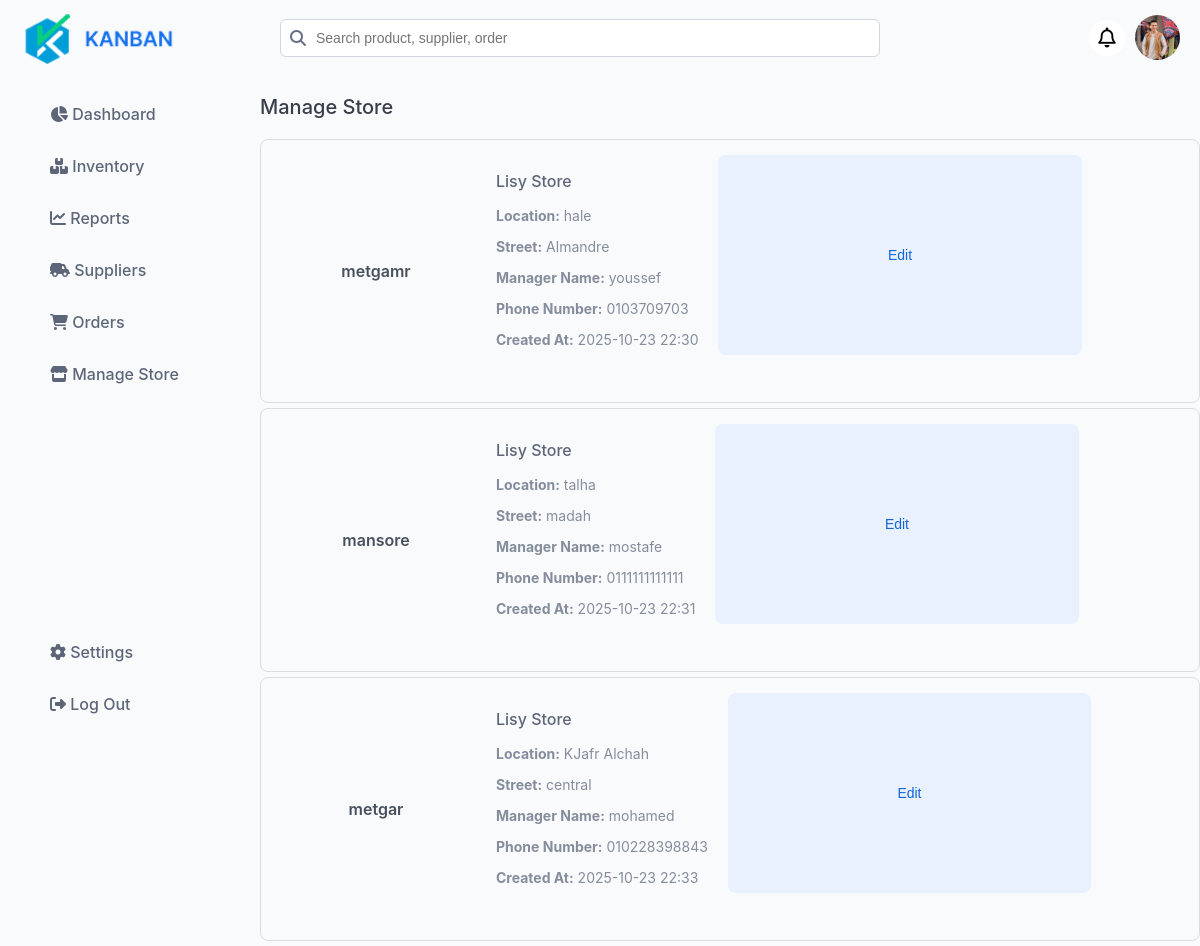
The page /manageStore/ on the database its author committed.
### home/models.py (models this page shows, shortened)
class ManageStore(models.Model):
    location = models.CharField(max_length=100)
    street = models.CharField(max_length=100)
    city = models.CharField(max_length=100, null=True, blank=True)
    manager_name = models.CharField(max_length=100, null=True, blank=True)
    phone_number = models.CharField(max_length=20, null=True, blank=True)
    created_at = models.DateTimeField(auto_now_add=True)

### home/views.py (the view)
# urls.py: path("manageStore/",views.manageStory ,name='manageStore'),
def manageStory(request):
    stores = ManageStore.objects.all()  # جلب كل الفروع أو المواقع من قاعدة البيانات
    return render(request, 'dashbord/ManageStore.html', {'location': stores})

### templates/dashbord/ManageStore.html (shortened to what this page needs)
 {% load static %}
<!DOCTYPE html>
<html lang="en">
<head>
</head>
<body>
    <div style="display: flex; width: 100%; height: 100vh;">
        {% include 'dashbord/sidpar.html' %}
        <div style="flex: 1; display: flex; flex-direction: column;">
            <header style="
            display: flex;
            justify-content: space-between;
            align-items: center;
            padding: 15px 20px;
            box-sizing: border-box;
            width: 100%;
        ">
                <div style="position: relative; flex: 1; max-width: 600px;">
                    <i class="fa-solid fa-magnifying-glass" style="
                    position: absolute;
                    left: 10px;
                    top: 50%;
                    transform: translateY(-50%);
                    color: #667085;
                "></i>
                    <input type="search" placeholder="Search product, supplier, order" style="
                    width: 100%;
                    padding: 10px 10px 10px 35px;
                    border: 1px solid #D0D5DD;
                    border-radius: 6px;
                    color: #48505E;
                    font-size: 14px;
                    outline: none;
                    box-sizing: border-box;
                ">
                </div>
                <div style="
                display: flex;
                align-items: center;
                gap: 10px;
                margin-left: 20px;
            ">
                    <div style="
                    display: flex;
                    justify-content: center;
                    align-items: center;
                    width: 36px;
                    height: 36px;
                    background-color: white;
                    border-radius: 50%;
                    cursor: pointer;
                ">
                        <i class="fa-regular fa-bell" style="font-size: 20px; color: black;"></i>
                    </div>
                    <img style="
                    width:45px;
                    height:45px;
                    border-radius: 50%;
                    object-fit: cover;
                " src="{% static 'home/images/d1e55b7819616382f49e957002d3eb63ebaec044.jpg' %}">
                </div>
            </header>
            <div>
                <h3 style="color:#383E49;font-size: 20px;font-weight: 500;">Manage Store</h3>
                {% for store in location %}
                <div style="display: flex; align-items: flex-start; justify-content: flex-start; gap: 20px; margin: 5px 0; padding: 15px; border: 1px solid #ddd; border-radius: 8px; background-color: #f9fafb;">
                    <p style="font-weight: 600; color: #48505E; min-width: 200px;height: 200px;display: flex;justify-content: center;align-items: center;">{{ store.city }}</p>
                    <div>
                        <P style="color:#5D6679; font-weight: 500;">Lisy Store</P>
                        <div class="infoLocation">
                            <p><strong>Location:</strong> {{ store.location }}</p>
                            <p><strong>Street:</strong> {{ store.street }}</p>
                            <p><strong>Manager Name:</strong> {{ store.manager_name }}</p>
                            <p><strong>Phone Number:</strong> {{ store.phone_number }}</p>
                            <p><strong>Created At:</strong> {{ store.created_at|date:"Y-m-d H:i" }}</p>
                        </div>
                    </div>
                    <button style="color:#1366D9 ;font-size: 14px;font-weight: 500;width: 40%;display: flex;justify-content: center;align-items: center;height: 200px;background-color:#E8F1FD ;">
                        Edit
                    </button>
                </div>
                {% endfor %}
            </div>
        </div>
    </div>
</body>
</html>

### templates/dashbord/sidpar.html (shortened to what this page needs)
{% load static %}
<!DOCTYPE html>
<html lang="en">
<head>
    <link rel="stylesheet" href="https://cdnjs.cloudflare.com/ajax/libs/font-awesome/6.6.0/css/all.min.css">
</head>
<body>
    <div class="sidebar">
        <div>
            <img src="{% static 'home/images/Top.png' %}" alt="Logo">
            <ul>
                <li onclick="window.location.href='{% url 'dashbord'%}'"><i class="fa-solid fa-chart-pie"></i> Dashboard</li>
                <li onclick="window.location.href='{% url 'Inventory'%}'"><i class="fa-solid fa-boxes-stacked"></i> Inventory</li>
                <li><i class="fa-solid fa-chart-line"></i> Reports</li>
                <li onclick="window.location.href='{% url 'Suppliers' %}'"><i class="fa-solid fa-truck-field"></i> Suppliers</li>
                <li onclick="window.location.href='{% url 'orders'%}'"><i class="fa-solid fa-cart-shopping"></i> Orders</li>
                <li onclick="window.location.href='{% url 'manageStore'%}'"><i class="fa-solid fa-store"></i> Manage Store</li>
            </ul>
        </div>
        <div>
            <ul style="margin-bottom: 80px;">
                <li onclick="window.location.href='/admin/'">
                    <i class="fa-solid fa-gear"></i> Settings
                </li>
                <li onclick="showOverlay()"><i class="fa-solid fa-right-from-bracket"></i> Log Out</li>
            </ul>
        </div>
    </div>
</body>
</html>

### templates/dashbord/ManageStore.html (style rules this page uses)
body { overflow: hidden; font-family: 'Inter', sans-serif; }
.infoLocation p { font-size: 14px; color: #858D9D; font-weight: 400; }

### templates/dashbord/sidpar.html (style rules this page uses)
body { font-family: 'Inter', sans-serif; margin: 0; background-color: #f9fafb; }
.sidebar { height: 100vh; width: 20%; display: flex; flex-direction: column; padding: 10px; justify-content: space-between; }
.sidebar img { width: 100%; }
.sidebar ul { list-style: none; line-height: 2; }
.sidebar ul li { padding: 10px 10px 10px 0px; color: #5D6679; font-weight: 500; }
button { padding: 10px 28px; border: none; border-radius: 8px; font-size: 15px; font-weight: 600; cursor: pointer; transition: all 0.3s ease; }

### rows shown on the page
ManageStore: city "metgamr", location "hale", street "Almandre", manager_name "youssef", phone_number "0103709703", created_at "2025-10-23 22:30"
ManageStore: city "mansore", location "talha", street "madah", manager_name "mostafe", phone_number "0111111111111", created_at "2025-10-23 22:31"
ManageStore: city "metgar", location "KJafr Alchah", street "central", manager_name "mohamed", phone_number "010228398843", created_at "2025-10-23 22:33"
